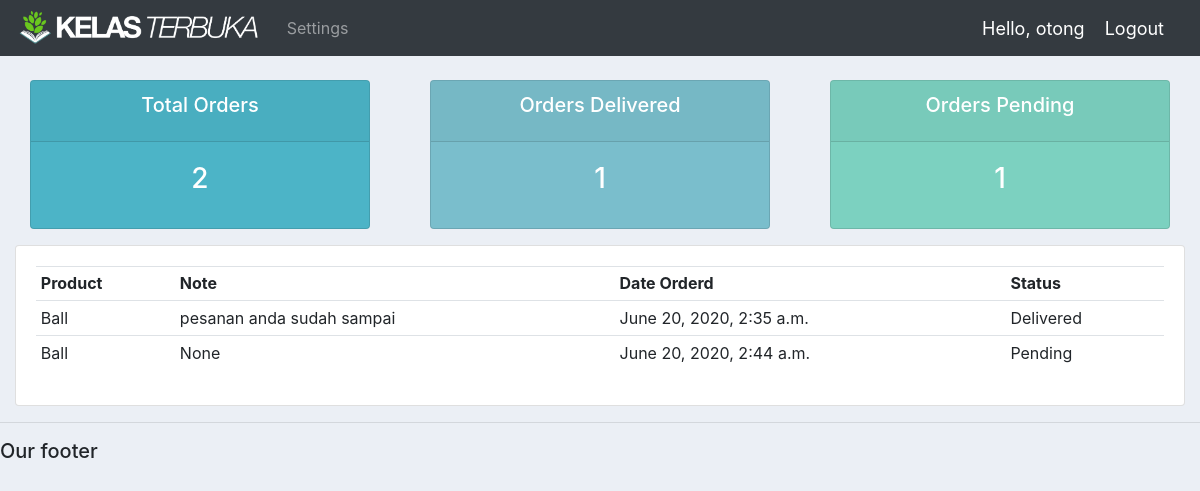
Screenshot of /user/ (signed in) with the database file from the repository.
### accounts/models.py (models this page shows)
class Order(models.Model):
	STATUS = (
			('Pending', 'Pending'),
			('Out for delivery', 'Out for delivery'),
			('Delivered', 'Delivered'),
			)
	customer = models.ForeignKey(Customer, null=True, on_delete=models.SET_NULL)
	product = models.ForeignKey(Product, null=True, on_delete= models.SET_NULL)
	date_created = models.DateTimeField(auto_now_add=True, null=True)
	status = models.CharField(max_length=200, null=True, choices=STATUS)
	note = models.CharField(max_length=1000, null=True)
	def __str__(self):
		return self.status

class Product(models.Model):
	CATEGORY = (
			('Indoor', 'Indoor'),
			('Out Door', 'Out Door'),
			)
	name = models.CharField(max_length=200, null=True)
	price = models.FloatField(null=True)
	category = models.CharField(max_length=200, null=True, choices=CATEGORY)
	description = models.CharField(max_length=200, null=True, blank=True)
	date_created = models.DateTimeField(auto_now_add=True, null=True)
	tags = models.ManyToManyField(Tag)
	def __str__(self):
		return self.name

### accounts/decorators.py (the view)
		def wrapper_func(request, *args, **kwargs):
			group = None
			if request.user.groups.exists():
				group = request.user.groups.all()[0].name
			if group in allowed_roles:
				return view_func(request, *args, **kwargs)
			else:
				return HttpResponse('You are not authorized to view this page')

### accounts/views.py (called while the page is built)
@login_required(login_url='accounts:login')
@allowed_users(allowed_roles=['customer'])
def userPage(request):
	orders = request.user.customer.order_set.all()
	total_orders = orders.count()
	delivered = orders.filter(status='Delivered').count()
	pending = orders.filter(status='Pending').count()
	print('ORDERS:', orders)
	context = {
		'orders':orders,
		'total_orders':total_orders,
		'delivered':delivered,
		'pending':pending}
	return render(request, 'accounts/user.html', context)

### accounts/templates/accounts/user.html
{%  extends 'accounts/main.html' %}
{% block content %}
{%  include 'accounts/status.html' %}
<div class="row">
    <div class="col-md">
        <div class="card card-body">
            <table class="table table-sm">
                <tr>
                    <th>Product</th>
                    <th>Note</th>
                    <th>Date Orderd</th>
                    <th>Status</th>
                </tr>
                {% for order in orders %}
				<tr>
					<td>{{order.product}}</td>
					<td>{{order.note}}</td>
					<td>{{order.date_created}}</td>
					<td>{{order.status}}</td>
				</tr>
                {% endfor %}
            </table>
        </div>
    </div>
</div>
{% endblock content %}

### accounts/templates/accounts/navbar.html (shortened to what this page needs)
{% load static %}
<nav class="navbar navbar-expand-lg navbar-dark bg-dark">
    <img style="height: 40px;" src="{% static 'images/logo3.png' %}">
    <div class="collapse navbar-collapse" id="navbarNav">
        <ul class="navbar-nav">
            {% if request.user.is_staff %}
            <li class="nav-item active">
                <a class="nav-link" href="{% url 'accounts:home' %}">Dashboard</a>
            </li>
            <li class="nav-item">
                <a class="nav-link" href="{% url 'accounts:products' %}">Products</a>
            </li>
            {% else %}
            <li class="nav-item">
                <a class="nav-link" href="{% url 'accounts:account' %}">Settings</a>
            </li>
            {% endif %}
        </ul>
    </div>
    <span class="hello-msg">Hello, {{request.user}}</span>
    <span><a class="hello-msg" href="{% url 'accounts:logout' %}">Logout</a></span>
</nav>

### static/css/main.css (style rules this page uses)
body { background-color: #ebeff5; }

### accounts/templates/accounts/navbar.html (style rules this page uses)
.hello-msg { font-size: 18px; color: #fff; margin-right: 20px; }

### rows the page displays
Order: product "Ball", note "pesanan anda sudah sampai", date_created "June 20, 2020, 2:35 a.m.", status "Delivered"
Order: product "Ball", note "None", date_created "June 20, 2020, 2:44 a.m.", status "Pending"

### other values shown
{{ request.user }} "otong"
{{ total_orders }} "2"
{{ delivered }} "1"
{{ pending }} "1"
